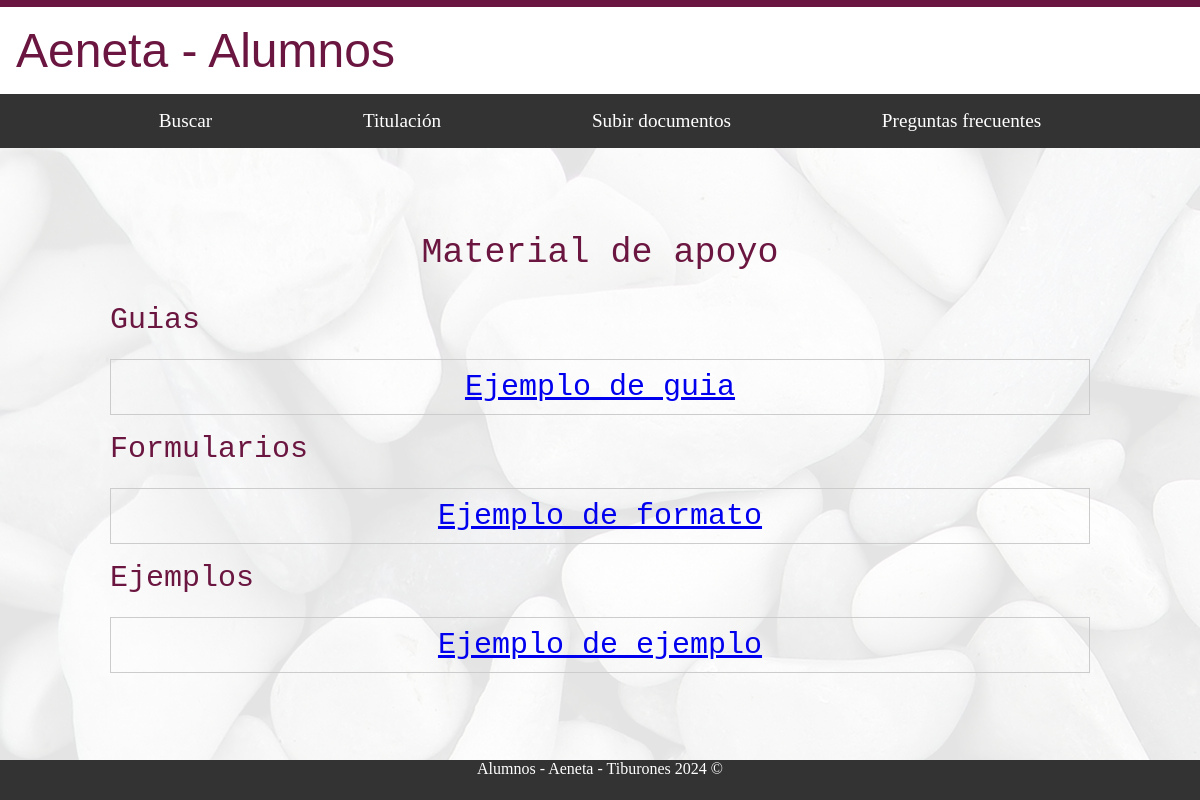
Page /alumnos/titulacion/material_apoyo/ (signed in) on the committed database.
### administracion/models.py (models this page shows, shortened)
class MaterialApoyo(models.Model):
    TIPO_CHOICES = [
        ('Guia', 'Guía'),
        ('Formato', 'Formato'),
        ('Ejemplo', 'Ejemplo'),
    ]
    tipo = models.CharField(max_length=20, choices=TIPO_CHOICES)
    nombre = models.CharField(max_length=255)
    url = models.URLField(max_length=200, blank=True, null=True)

### alumnos/views.py (the view)
# urls.py: path('titulacion/material_apoyo/', AlumnosTitulacionMaterial.as_view(), name='material_apoyo'),
class AlumnosTitulacionMaterial(AlumnoRequiredMixin, TemplateView):
    template_name = 'alumnos/titulacion/material_apoyo.html'
    def get_context_data(self, **kwargs):
        context = super().get_context_data(**kwargs)
        context['guias'] = MaterialApoyo.objects.filter(tipo='Guía')
        context['formularios'] = MaterialApoyo.objects.filter(tipo='Formato')
        context['ejemplos'] = MaterialApoyo.objects.filter(tipo='Ejemplo')
        return context

### alumnos/mixins.py (called while the page is built)
    def dispatch(self, request, *args, **kwargs):
        if not request.user.is_authenticated:
            return self.handle_no_permission()
        if not request.user.is_alumno:
            messages.error(request, 'No tienes permiso para ver esta página.')
            return redirect('nombre_de_la_url_por_defecto')
        return super().dispatch(request, *args, **kwargs)

### alumnos/templates/alumnos/titulacion/material_apoyo.html
{% extends "base_generic_alumnos.html" %}
{% block content %}
<div id="fondo">
  <div class="contenedor_principal letra_preguntas">
    <p class="letra_titulos">Material de apoyo</p>
    <p>Guias</p>
    {% for guia in guias %}
      <div class="material-cuadro">
        <a href="{{ guia.url }}" target="_blank">
          {{ guia.nombre }}
        </a>
      </div>
    {% endfor %}
    <p>Formularios</p>
    {% for formulario in formularios %}
      <div class="material-cuadro">
        <a href="{{ formulario.url }}" target="_blank">
          {{ formulario.nombre }}
        </a>
      </div>
    {% endfor %}
    <p>Ejemplos</p>
    {% for ejemplo in ejemplos %}
      <div class="material-cuadro">
        <a href="{{ ejemplo.url }}" target="_blank">
          {{ ejemplo.nombre }}
        </a>
      </div>
    {% endfor %}
  </div>
</div>
{% endblock %}

### alumnos/static/styles/base_alumnos.css (style rules this page uses)
html { margin: 0; padding: 0; overflow-x: hidden; box-sizing: border-box; }
.header-flex-container, #fondo, footer { width: 100%; max-width: 100%; box-sizing: border-box; }
body { margin: 0; padding: 0; min-height: 100vh; display: flex; flex-direction: column; }
.header-flex-container, #fondo, footer { width: 100%; }
#fondo { position: relative; flex: 1; display: flex; flex-direction: column; justify-content: center; }
#fondo::before { content: ''; background-image: url('/static/image_alumnos/fondo_alumnos.jpg'); opacity: 0.1; top: 0; left: 0; bottom: 0; right: 0; position: absolute; z-index: -1; }
.contenedor_principal { position: relative; margin: auto; width: 85%; z-index: 2; padding: 10px; overflow: hidden; }
.letra_titulos { font-family: monospace; color: #6b1640; font-size: 35px; text-align: center; }
.letra_preguntas { font-family: monospace; color: #6b1640; font-size: 30px; padding: 30px; }

### alumnos/static/styles/estatus_titulacion.css (style rules this page uses)
*, *::before, *::after { margin: 0; padding: 0; box-sizing: border-box; }

### alumnos/static/styles/subir_documento.css (style rules this page uses)
.contenedor_principal { position: relative; margin: auto; width: 85%; z-index: 2; padding: 10px; }
.letra_titulos { font-family: monospace; color: #6b1640; font-size: 35px; text-align: center; }

### alumnos/static/styles/busqueda_simple_alumno.css (style rules this page uses)
* { box-sizing: border-box; }

### alumnos/static/styles/formas_titulacion.css (style rules this page uses)
a { text-decoration: none; }

### alumnos/static/styles/material_apoyo.css (style rules this page uses)
.material-cuadro { border: 1px solid #ccc; padding: 10px; margin: 10px 0; text-align: center; }

### alumnos/static/styles/ver_trabajo_alumno.css (style rules this page uses)
.contenedor_principal { padding: 20px; }
.letra_titulos { margin-bottom: 20px; }
.contenedor_principal p { margin-bottom: 15px; line-height: 1.6; }

### rows in the picture
MaterialApoyo: nombre "Ejemplo de guia"
MaterialApoyo: nombre "Ejemplo de formato"
MaterialApoyo: nombre "Ejemplo de ejemplo"
